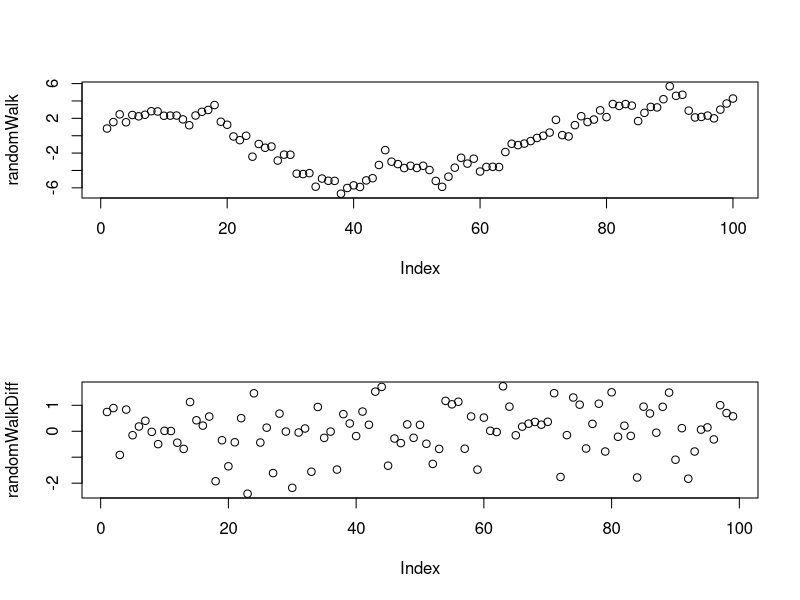
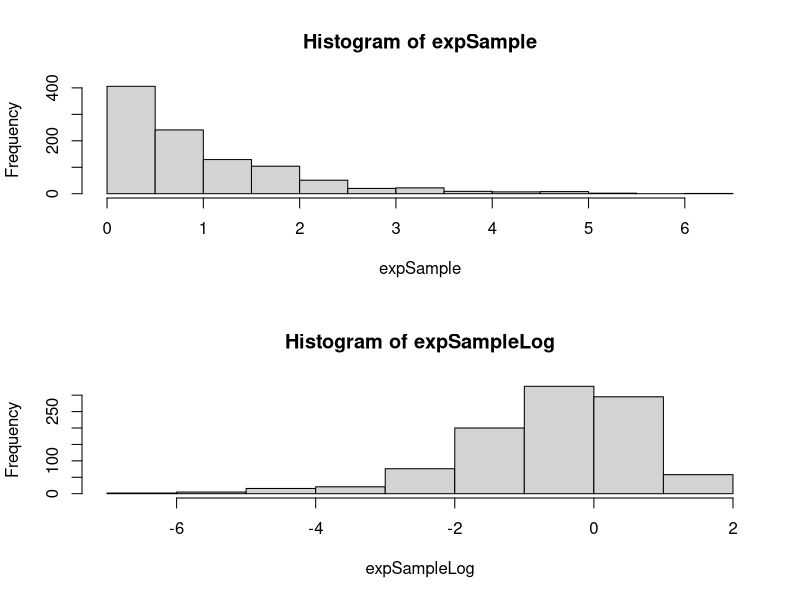
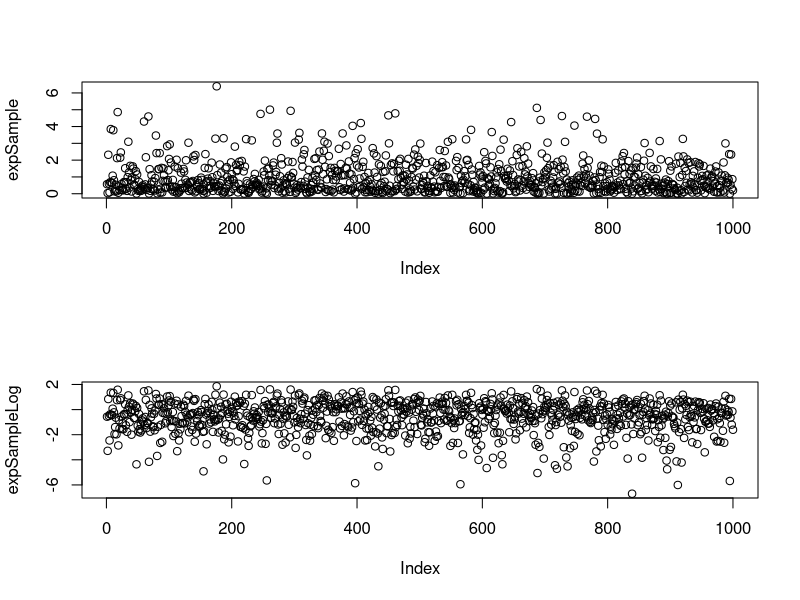
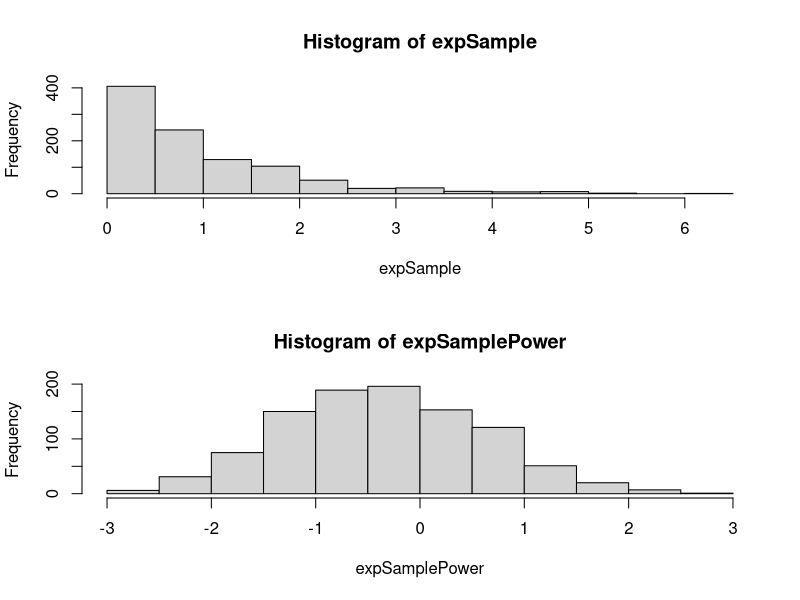
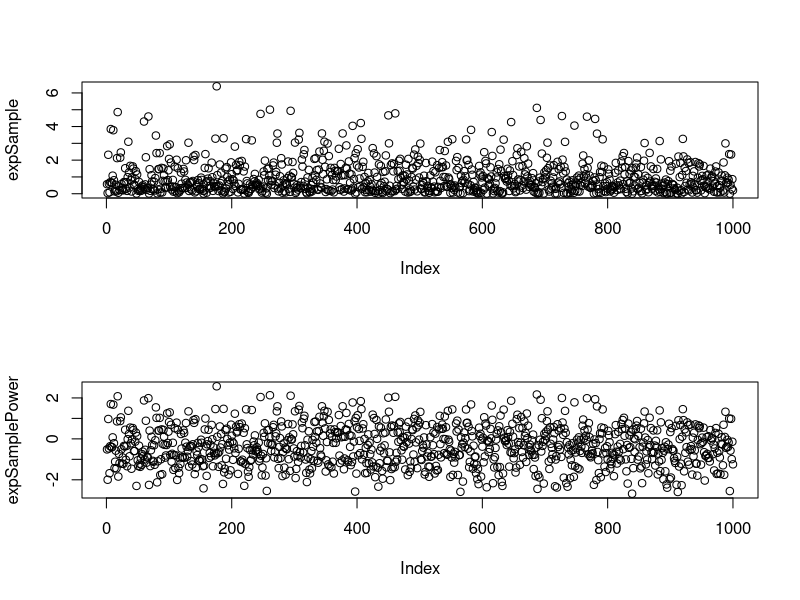
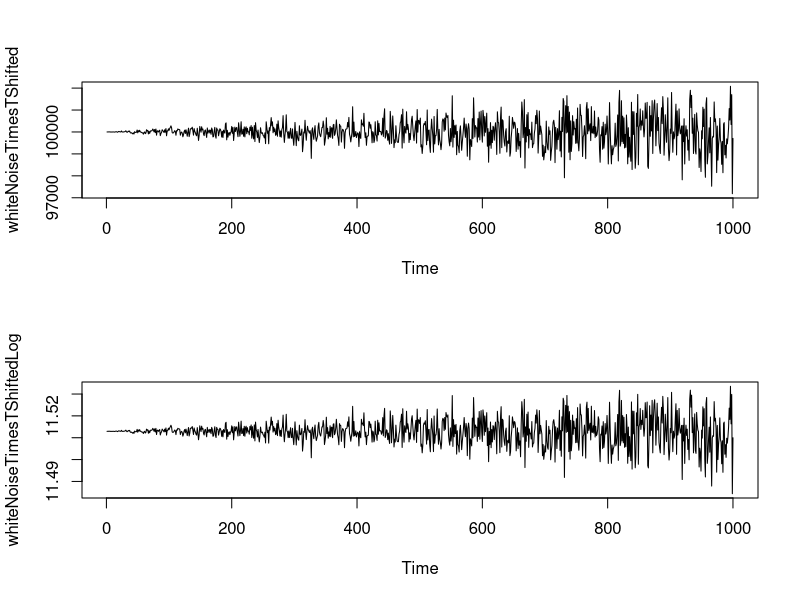
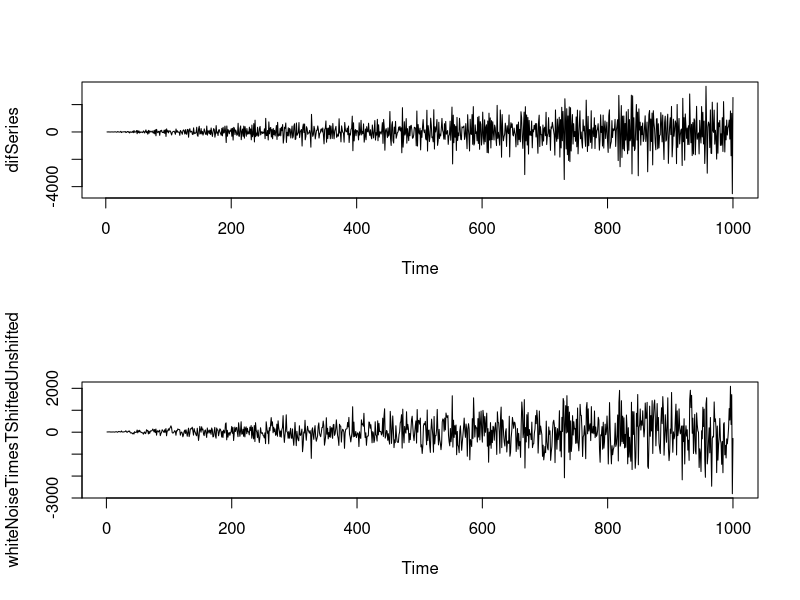
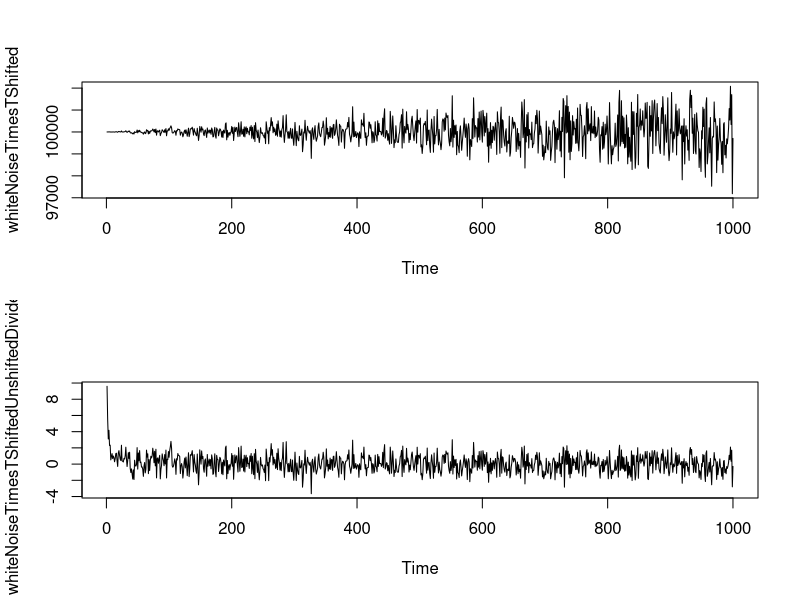

Write R code to recreate these figures, in order.
rm(list = ls())

# ========== 1. Difference kills continuity ==========
n = 100
whiteNoise = rnorm(n=n)
randomWalk = cumsum(whiteNoise)
randomWalkDiff = diff(randomWalk)
par(mfrow=c(2, 1))
plot(randomWalk)
plot(randomWalkDiff)

# ========== 2. Logarithm and power < 1. ==========
# Symmetricizes positive distribution
n = 1000
expSample = rexp(n=n)
expSampleLog = log(expSample)

hist(expSample)
hist(expSampleLog)

plot(expSample)
plot(expSampleLog)

# too much, try power transformation
lambda = 1/3
expSamplePower = (expSample^lambda - 1) / lambda

hist(expSample)
hist(expSamplePower)

# show as time series
plot(expSample)
plot(expSamplePower)

# log stabilizes variance? Does not work.
n = 1000
myMean = 100000
mySd = 1
whiteNoise = ts(rnorm(n=n, sd = mySd))
whiteNoiseTimesT = whiteNoise * time(whiteNoise)
whiteNoiseTimesTShifted = whiteNoiseTimesT + myMean
whiteNoiseTimesTShiftedLog = log(whiteNoiseTimesTShifted)

plot(whiteNoiseTimesTShifted)
plot(whiteNoiseTimesTShiftedLog)
difSeries = diff(whiteNoiseTimesTShifted)
plot(difSeries)

# 2a. 
# Logarithm did not help. 
# We may try directly the inverse transformation
# Frist, we need to demean or center it
meanHat = mean(whiteNoiseTimesTShifted)
meanHat
myMean
whiteNoiseTimesTShiftedUnshifted = whiteNoiseTimesTShifted - meanHat
plot(whiteNoiseTimesTShiftedUnshifted)
whiteNoiseTimesTShiftedUnshiftedDivided = whiteNoiseTimesTShiftedUnshifted / time(whiteNoiseTimesTShiftedUnshifted)

plot(whiteNoiseTimesTShifted)
plot(whiteNoiseTimesTShiftedUnshiftedDivided)

# A bit more transparent way to produce
# a sample with growing variance
s <- c()
for (i in 1:1000) {
  s <- c(s, rnorm(1, mean = 100, sd = 0.1 * i))
}

par(mfrow = c(1, 1))
plot(as.ts(s))

# ========== 3. How to extract trend ========== 
# Successful
n = 100
whiteNoise = ts(rnorm(n=n, sd = 100))
timeSequence = time(whiteNoise)
beta0 = 1
beta1 = 2
trend = beta0 + beta1 * timeSequence
trendedNoise = trend + whiteNoise
fit = lm(trendedNoise ~ timeSequence)
coef(fit)
estimatedTrend = fitted(fit)
plot(trend)
lines(estimatedTrend, col = "blue")
# detrend
detrended = trendedNoise - estimatedTrend
plot(trendedNoise)
lines(detrended, col = "blue")

# ========== 4. Choose a better regressor ==========
a <- seq(from = 1, to = 10, length.out = 100)
b <- rnorm(100)
c <- a^3 + a^2 + rnorm(100, sd = 100)
par(mfrow = c(1, 2))

plot(b, a, main = 'A vs B')
lines(lowess(b, a), col = 2, lwd = 2)

plot(c, a, main = 'A vs C')
lines(lowess(c, a), col = 2, lwd = 2)

